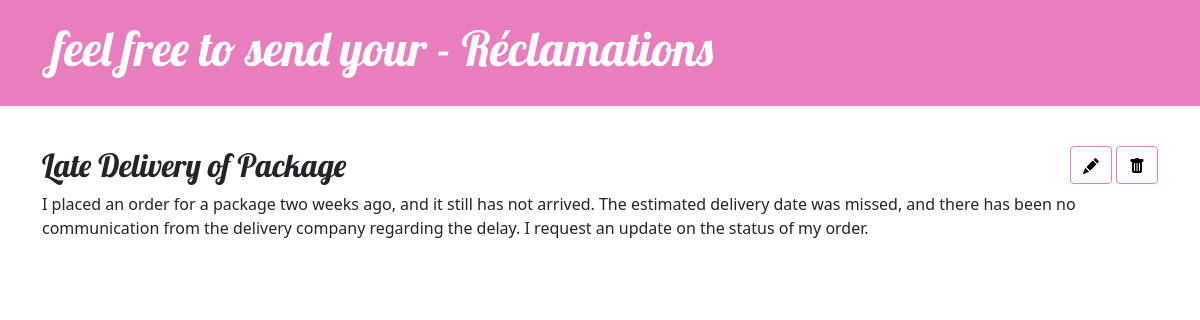
Screenshot of /reclamation/5/detail/ (signed in) with the database file from the repository.
### blog/models.py (models this page shows, shortened)
class Reclamation(models.Model):
    author = models.ForeignKey(settings.AUTH_USER_MODEL, on_delete=models.CASCADE)
    title = models.CharField("Titre de la réclamation", max_length=200)
    text = models.TextField("Texte de la réclamation")
    created_date = models.DateTimeField("Date de création", default=timezone.now)
    published_date = models.DateTimeField("Date de publication", blank=True, null=True)

### blog/views.py (the view)
# urls.py: path('reclamation/<int:pk>/detail/', views.reclamation_detail, name='reclamation_detail'),
def reclamation_detail(request, pk):
    reclamation = get_object_or_404(Reclamation, pk=pk)
    return render(request, 'blog/reclamation_detail.html', {'reclamation': reclamation})

### blog/templates/blog/reclamation_detail.html (shortened to what this page needs)
{% extends 'blog/base.html' %}
{% load static %}
{% block content %}
    <article class="reclamation">
        <aside class="actions">
            {% if user.is_authenticated %}
            <a class="btn btn-secondary" href="{% url 'reclamation_edit' pk=reclamation.pk %}">
                <img src="{% static 'icons/pencil-fill.svg' %}" alt="Edit Icon">
            </a>
            <form action="{% url 'reclamation_delete' pk=reclamation.pk %}" method="post" style="display:inline;">
                <button class="btn btn-secondary" type="submit" onclick="return confirm('Are you sure you want to delete this reclamation?');">
                    <img src="{% static 'icons/trash-fill.svg' %}" alt="Delete Icon">
                </button>
            </form>
            {% endif %}
        </aside>
        <h2>{{ reclamation.title }}</h2>
        <p>{{ reclamation.text|linebreaksbr }}</p>
    </article>
{% endblock %}

### blog/static/css/blog.css (style rules this page uses)
h1, h2, h3, h4 { font-family: 'Lobster', cursive; }
.reclamation { margin-bottom: 70px; }
.reclamation > .date, .reclamation > .actions { float: right; }
.btn-secondary, .btn-secondary:visited { color: #e97ebe; background: none; border-color: #e97ebe; }

### rows the page displays
Reclamation: title "Late Delivery of Package", text "I placed an order for a package two weeks ago, and it still has not arrived. The estimated delivery date was missed, and there has been no communication from the delivery company regarding the delay. I request an update on the status of my order."
